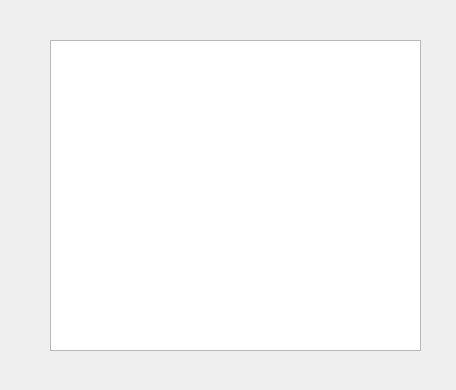
<?xml version="1.0" encoding="UTF-8"?>
<ui version="4.0">
 <class>AdminPanel</class>
 <widget class="QDialog" name="AdminPanel">
  <property name="geometry">
   <rect>
    <x>0</x>
    <y>0</y>
    <width>456</width>
    <height>390</height>
   </rect>
  </property>
  <property name="windowTitle">
   <string>Dialog</string>
  </property>
  <widget class="QListWidget" name="listWidget">
   <property name="geometry">
    <rect>
     <x>50</x>
     <y>40</y>
     <width>371</width>
     <height>311</height>
    </rect>
   </property>
  </widget>
 </widget>
 <resources/>
 <connections/>
</ui>
